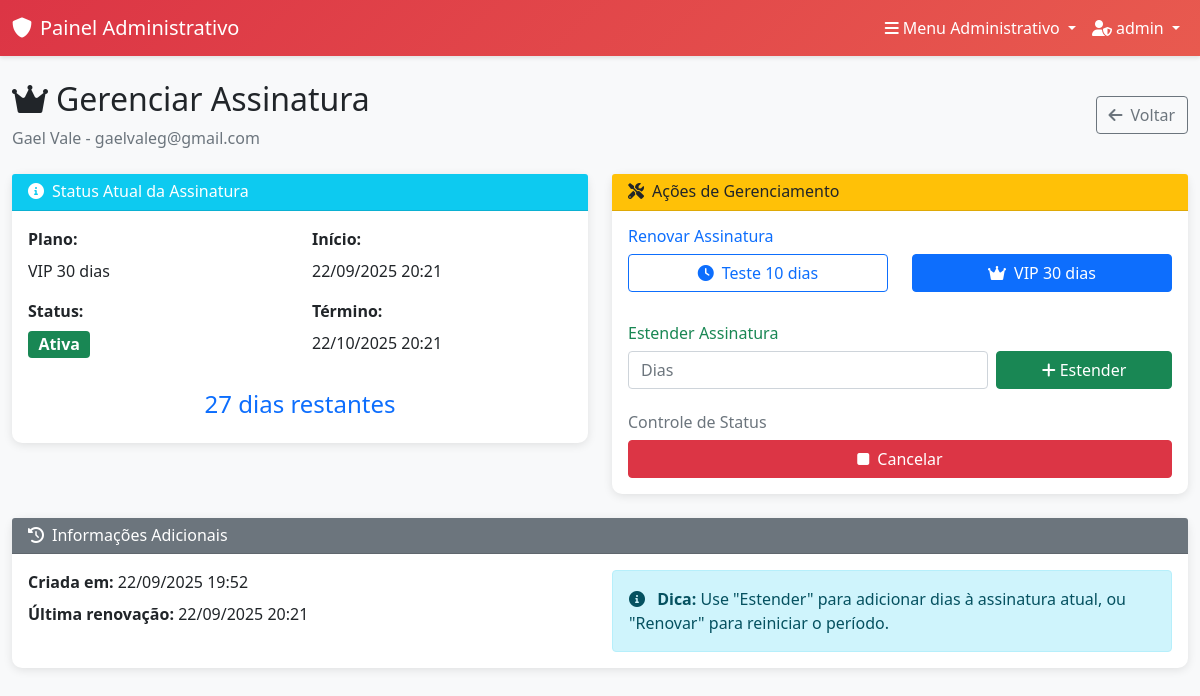
Page /admin-panel/owners/15/subscription/ (signed in) on the earlier database version.
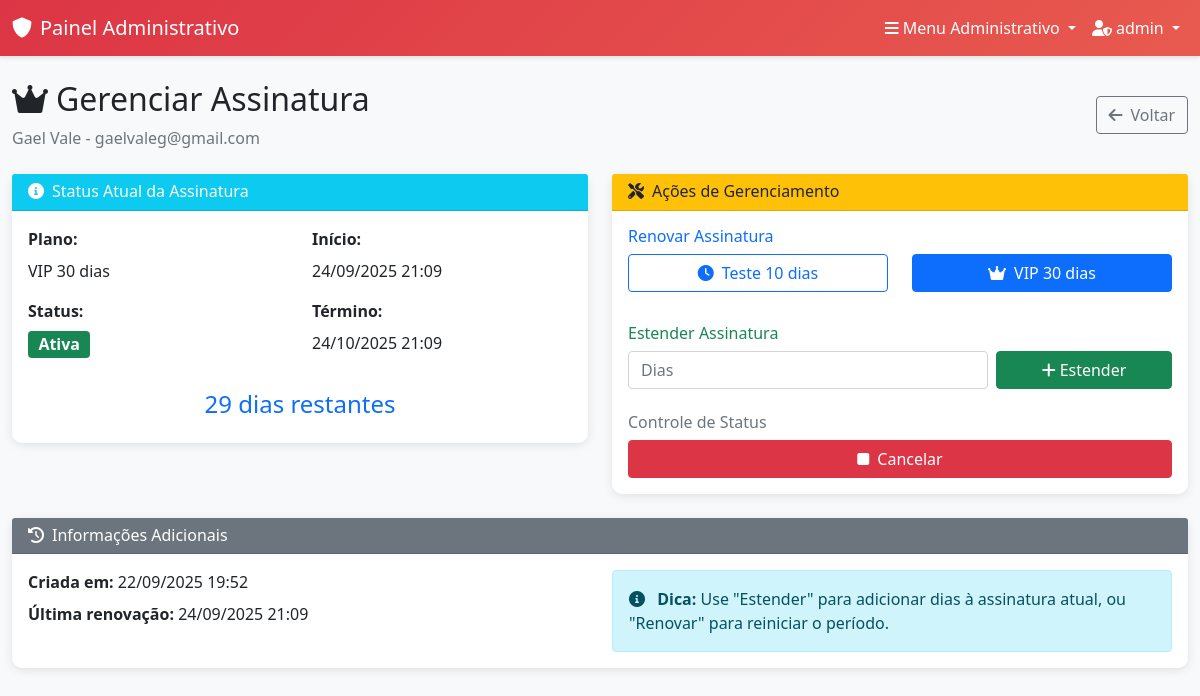
Same page on the later database version.
### accounts/models.py (models this page shows, shortened)
class UserProfile(models.Model):
    USER_TYPES = (
        ('owner', 'Proprietário'),
        ('employee', 'Funcionário'),
        ('client', 'Cliente'),
    )
    user = models.OneToOneField(User, on_delete=models.CASCADE, related_name='profile')
    user_type = models.CharField(max_length=10, choices=USER_TYPES, default='client')
    phone = models.CharField(max_length=15, blank=True, null=True)
    birth_date = models.DateField(blank=True, null=True)
    profile_picture = models.URLField(max_length=500, blank=True, null=True, help_text="URL do avatar/foto de perfil")
    created_at = models.DateTimeField(auto_now_add=True)
    updated_at = models.DateTimeField(auto_now=True)
    class Meta:
        verbose_name = "Perfil de Usuário"
        verbose_name_plural = "Perfis de Usuários"

### subscriptions/models.py (models this page shows, shortened)
class Subscription(models.Model):
    PLAN_TYPES = (
        ('trial_10', 'Teste 10 dias'),
        ('vip_30', 'VIP 30 dias'),
    )
    STATUS_CHOICES = (
        ('active', 'Ativo'),
        ('expired', 'Expirado'),
        ('cancelled', 'Cancelado'),
    )
    user = models.OneToOneField(User, on_delete=models.CASCADE, related_name='subscription')
    plan_type = models.CharField(max_length=10, choices=PLAN_TYPES, default='trial_10')
    start_date = models.DateTimeField(auto_now_add=True)
    end_date = models.DateTimeField()
    status = models.CharField(max_length=10, choices=STATUS_CHOICES, default='active')
    created_at = models.DateTimeField(auto_now_add=True)
    last_renewal = models.DateTimeField(blank=True, null=True)
    def is_active(self):
        return self.status == 'active' and self.end_date > timezone.now()
    def days_remaining(self):
        if self.is_active():
            remaining = self.end_date - timezone.now()
            return remaining.days
        return 0
    class Meta:
        verbose_name = "Assinatura"
        verbose_name_plural = "Assinaturas"

### admin_panel/views.py (the view, shortened to what this page needs)
# urls.py: path('owners/<int:owner_id>/subscription/', views.manage_subscription, name='manage_subscription'),
@login_required
@user_passes_test(is_admin_user)
def manage_subscription(request, owner_id):
    owner = get_object_or_404(UserProfile, id=owner_id, user_type='owner')
    subscription, created = Subscription.objects.get_or_create(
        user=owner.user,
        defaults={'plan_type': 'trial_10'}
    )
    return render(request, 'admin_panel/manage_subscription.html', {
        'owner': owner,
        'subscription': subscription,
    })

### admin_panel/views.py (called while the page is built)
def is_admin_user(user):
    return user.is_authenticated and user.is_superuser

### templates/admin_panel/manage_subscription.html (shortened to what this page needs)
{% extends 'admin_panel/base_admin.html' %}
{% block content %}
<div class="row">
    <div class="col-12">
        <div class="d-flex justify-content-between align-items-center mb-4">
            <div>
                <h2>
                    <i class="fas fa-crown me-2"></i>Gerenciar Assinatura
                </h2>
                <p class="text-muted mb-0">{{ owner.user.first_name }} {{ owner.user.last_name }} - {{ owner.user.email }}</p>
            </div>
            <a href="{% url 'admin_panel:owner_detail' owner.id %}" class="btn btn-outline-secondary">
                <i class="fas fa-arrow-left me-2"></i>Voltar
            </a>
        </div>
    </div>
</div>
<div class="row">
    <div class="col-lg-6 mb-4">
        <div class="card admin-card">
            <div class="card-header bg-info text-white">
                <h6 class="mb-0">
                    <i class="fas fa-info-circle me-2"></i>Status Atual da Assinatura
                </h6>
            </div>
            <div class="card-body">
                {% if subscription %}
                    <div class="row">
                        <div class="col-6">
                            <p class="mb-2"><strong>Plano:</strong></p>
                            <p class="mb-3">{{ subscription.get_plan_type_display }}</p>
                            <p class="mb-2"><strong>Status:</strong></p>
                            <p class="mb-3">
                                {% if subscription.is_active %}
                                    <span class="badge bg-success fs-6">Ativa</span>
                                {% else %}
                                    <span class="badge bg-danger fs-6">Expirada</span>
                                {% endif %}
                            </p>
                        </div>
                        <div class="col-6">
                            <p class="mb-2"><strong>Início:</strong></p>
                            <p class="mb-3">{{ subscription.start_date|date:"d/m/Y H:i" }}</p>
                            <p class="mb-2"><strong>Término:</strong></p>
                            <p class="mb-3">{{ subscription.end_date|date:"d/m/Y H:i" }}</p>
                        </div>
                    </div>
                    <div class="text-center mt-3">
                        <h4 class="text-primary">{{ subscription.days_remaining }} dia{{ subscription.days_remaining|pluralize }} restante{{ subscription.days_remaining|pluralize }}</h4>
                    </div>
                {% else %}
                    <div class="text-center py-4">
                        <i class="fas fa-exclamation-triangle text-warning display-4 mb-3"></i>
                        <h5 class="text-muted">Nenhuma assinatura encontrada</h5>
                    </div>
                {% endif %}
            </div>
        </div>
    </div>
    <div class="col-lg-6 mb-4">
        <div class="card admin-card">
            <div class="card-header bg-warning text-dark">
                <h6 class="mb-0">
                    <i class="fas fa-tools me-2"></i>Ações de Gerenciamento
                </h6>
            </div>
            <div class="card-body">
                <div class="mb-4">
                    <h6 class="text-primary">Renovar Assinatura</h6>
                    <div class="row">
                        <div class="col-6 mb-2">
                            <form method="post" class="d-inline">
                                <button type="submit" class="btn btn-outline-primary w-100">
                                    <i class="fas fa-clock me-2"></i>Teste 10 dias
                                </button>
                            </form>
                        </div>
                        <div class="col-6 mb-2">
                            <form method="post" class="d-inline">
                                <button type="submit" class="btn btn-primary w-100">
                                    <i class="fas fa-crown me-2"></i>VIP 30 dias
                                </button>
                            </form>
                        </div>
                    </div>
                </div>
                <div class="mb-4">
                    <h6 class="text-success">Estender Assinatura</h6>
                    <form method="post" class="row g-2">
                        <div class="col-8">
                            <input type="number" name="days" class="form-control" placeholder="Dias" min="1" max="365" required>
                        </div>
                        <div class="col-4">
                            <button type="submit" class="btn btn-success w-100">
                                <i class="fas fa-plus me-1"></i>Estender
                            </button>
                        </div>
                    </form>
                </div>
                <div class="mb-0">
                    <h6 class="text-secondary">Controle de Status</h6>
                    <div class="btn-group w-100">
                        {% if subscription and subscription.status == 'active' %}
                            <form method="post" class="flex-fill">
                                <button type="submit" class="btn btn-danger w-100"
                                        onclick="return confirm('Tem certeza que deseja cancelar esta assinatura?')">
                                    <i class="fas fa-stop me-2"></i>Cancelar
                                </button>
                            </form>
                        {% endif %}
                    </div>
                </div>
            </div>
        </div>
    </div>
</div>
<div class="row">
    <div class="col-12">
        <div class="card admin-card">
            <div class="card-header bg-secondary text-white">
                <h6 class="mb-0">
                    <i class="fas fa-history me-2"></i>Informações Adicionais
                </h6>
            </div>
            <div class="card-body">
                {% if subscription %}
                    <div class="row">
                        <div class="col-md-6">
                            <p class="mb-2"><strong>Criada em:</strong> {{ subscription.created_at|date:"d/m/Y H:i" }}</p>
                            <p class="mb-0"><strong>Última renovação:</strong>
                                {{ subscription.last_renewal|date:"d/m/Y H:i"|default:"Nunca renovada" }}
                            </p>
                        </div>
                        <div class="col-md-6">
                            <div class="alert alert-info mb-0">
                                <i class="fas fa-info-circle me-2"></i>
                                <strong>Dica:</strong> Use "Estender" para adicionar dias à assinatura atual,
                                ou "Renovar" para reiniciar o período.
                            </div>
                        </div>
                    </div>
                {% endif %}
            </div>
        </div>
    </div>
</div>
{% endblock %}

### templates/admin_panel/base_admin.html (shortened to what this page needs)
<!DOCTYPE html>
<html lang="pt-br">
<head>
    <link href="https://cdn.jsdelivr.net/npm/bootstrap@5.1.3/dist/css/bootstrap.min.css" rel="stylesheet">
    <link href="https://cdnjs.cloudflare.com/ajax/libs/font-awesome/6.0.0/css/all.min.css" rel="stylesheet">
</head>
<body>
    <nav class="navbar navbar-expand-lg admin-navbar">
        <div class="container-fluid">
            <a class="navbar-brand text-white" href="{% url 'admin_panel:dashboard' %}">
                <i class="fas fa-shield-alt me-2"></i>Painel Administrativo
            </a>
            <div class="navbar-nav ms-auto">
                <div class="nav-item dropdown">
                    <a class="nav-link dropdown-toggle text-white" href="#" id="adminMenuDropdown" role="button" data-bs-toggle="dropdown">
                        <i class="fas fa-bars me-1"></i>Menu Administrativo
                    </a>
                </div>
                <div class="nav-item dropdown">
                    <a class="nav-link dropdown-toggle text-white" href="#" id="adminUserDropdown" role="button" data-bs-toggle="dropdown">
                        <i class="fas fa-user-shield me-1"></i>{{ user.first_name|default:user.username }}
                    </a>
                </div>
            </div>
        </div>
    </nav>
    <div class="container-fluid">
        <div class="mt-4">
            {% block content %}
            {% endblock %}
        </div>
    </div>
</body>
</html>

### templates/admin_panel/base_admin.html (style rules this page uses)
:root { --admin-primary: #dc3545; --admin-secondary: #6c757d; --admin-success: #198754; --admin-warning: #ffc107; --admin-dark: #212529; }
body { background-color: #f8f9fa; }
.admin-navbar { background: linear-gradient(135deg, var(--admin-primary), #e85a4f); box-shadow: 0 2px 4px rgba(0,0,0,0.1); }
.admin-card { border: none; border-radius: 10px; box-shadow: 0 2px 10px rgba(0,0,0,0.1); transition: transform 0.3s; }

Differences in the rows shown:
changed Subscription "VIP 30 dias": start_date "22/09/2025 20:21" → "24/09/2025 21:09"; end_date "22/10/2025 20:21" → "24/10/2025 21:09"; days_remaining "27" → "29"; last_renewal "22/09/2025 20:21" → "24/09/2025 21:09"
